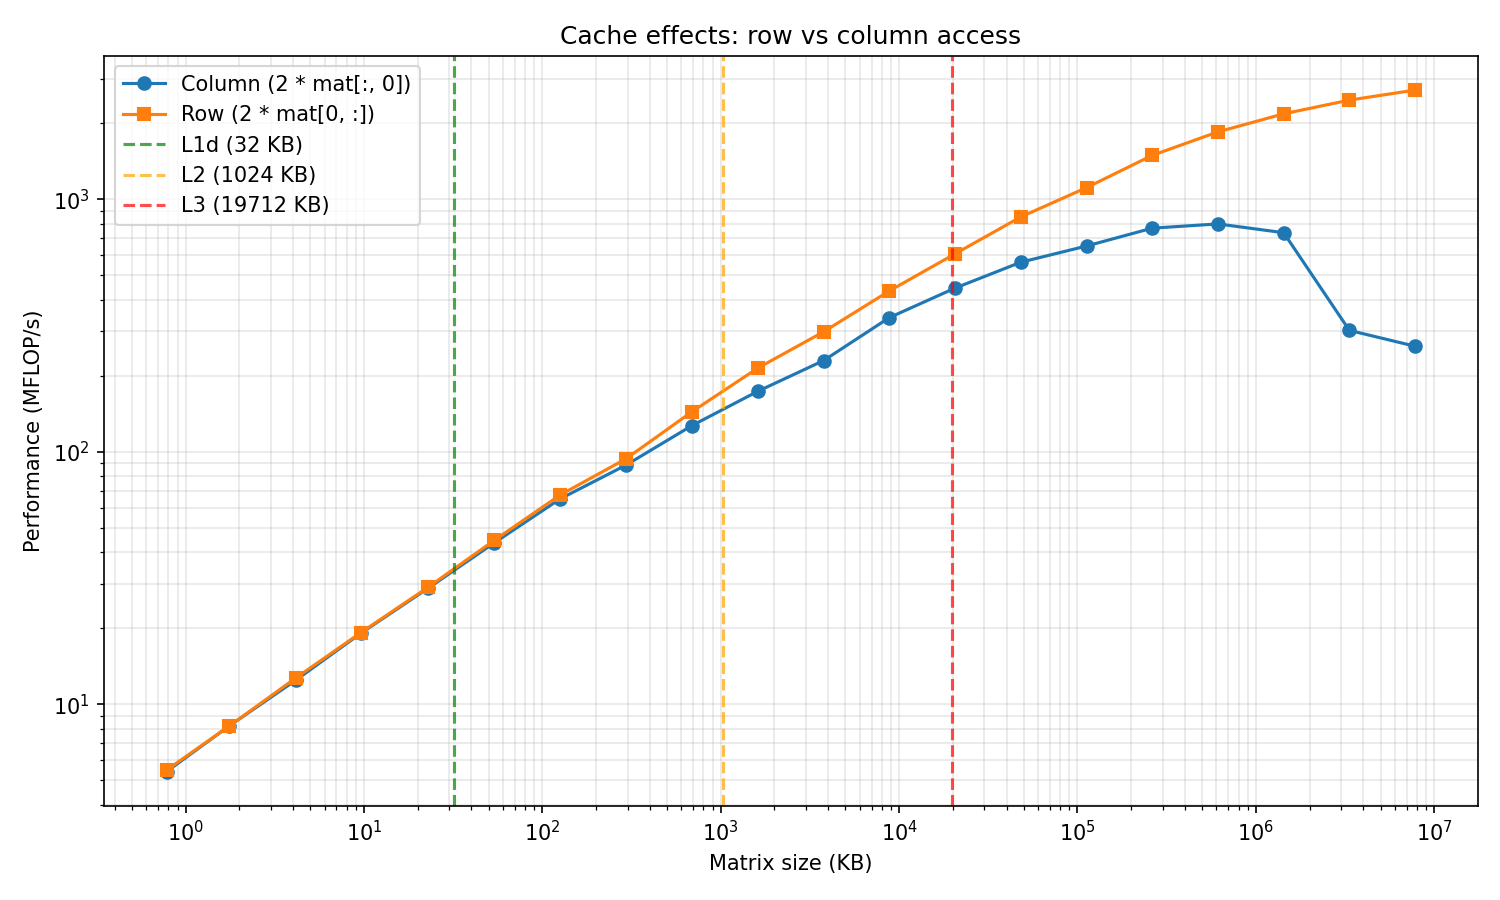

This chart was generated by the following Python code:
import numpy as np
from pathlib import Path
from time import perf_counter
import matplotlib
matplotlib.use('Agg')
import matplotlib.pyplot as plt


class Timer:
    def __enter__(self):
        self._start = perf_counter()
        return self

    def __exit__(self, *args):
        self.elapsed = perf_counter() - self._start


def get_cache_sizes_kb():
    caches = {}
    cache_dir = Path('/sys/devices/system/cpu/cpu0/cache')
    for index in sorted(cache_dir.glob('index*')):
        level = (index / 'level').read_text().strip()
        cache_type = (index / 'type').read_text().strip()
        size_str = (index / 'size').read_text().strip()  # e.g. "32K" or "1024K"
        if cache_type == 'Instruction':
            continue
        size_kb = int(size_str[:-1]) * (1024 if size_str[-1] == 'M' else 1)
        name = f'L{level}' + ('' if cache_type == 'Unified' else 'd')
        caches[name] = size_kb
    return caches


N = 100000
SIZES = np.logspace(1, 4.5, num=20).astype(int)
results = []

for size in SIZES:
    mat = np.random.rand(size, size)
    matrix_kb = size * size * 8 / 1024

    with Timer() as t:
        for _ in range(N):
            2 * mat[:, 0]
    column_mflops = size * N / t.elapsed / 1e6

    with Timer() as t:
        for _ in range(N):
            2 * mat[0, :]
    row_mflops = size * N / t.elapsed / 1e6

    results.append((matrix_kb, column_mflops, row_mflops))

matrix_kbs = [r[0] for r in results]
column_mflops = [r[1] for r in results]
row_mflops = [r[2] for r in results]

print(f"{'Matrix (KB)':>12}  {'Column (MFLOP/s)':>16}  {'Row (MFLOP/s)':>14}")
for kb, col, row in results:
    print(f"{kb:>12.1f}  {col:>16.1f}  {row:>14.1f}")

cache_sizes = get_cache_sizes_kb()
print("\nCache sizes:", cache_sizes)

fig, ax = plt.subplots(figsize=(10, 6))
ax.loglog(matrix_kbs, column_mflops, 'o-', label='Column (2 * mat[:, 0])')
ax.loglog(matrix_kbs, row_mflops, 's-', label='Row (2 * mat[0, :])')

cache_colors = {'L1d': 'green', 'L2': 'orange', 'L3': 'red'}
for name, size_kb in cache_sizes.items():
    color = cache_colors.get(name, 'gray')
    ax.axvline(size_kb, color=color, linestyle='--', alpha=0.7, label=f'{name} ({size_kb:.0f} KB)')

ax.set_xlabel('Matrix size (KB)')
ax.set_ylabel('Performance (MFLOP/s)')
ax.set_title('Cache effects: row vs column access')
ax.legend()
ax.grid(True, which='both', alpha=0.3)
plt.tight_layout()
plt.savefig('exercises/week3/cache_effects.png', dpi=150)
print("Plot saved to exercises/week3/cache_effects.png")
